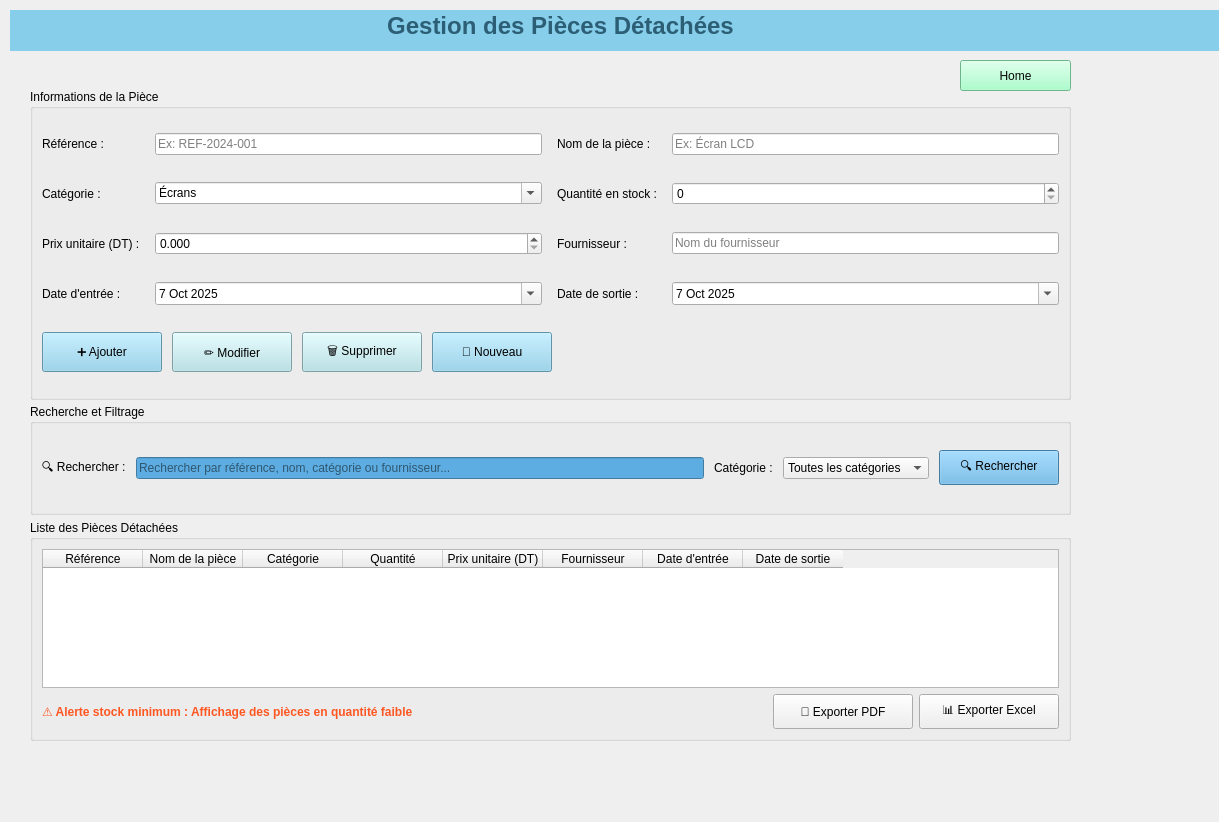
<?xml version="1.0" encoding="UTF-8"?>
<ui version="4.0">
 <class>gestionpiecesdetachees</class>
 <widget class="QWidget" name="gestionpiecesdetachees">
  <property name="geometry">
   <rect>
    <x>0</x>
    <y>0</y>
    <width>1219</width>
    <height>822</height>
   </rect>
  </property>
  <property name="windowTitle">
   <string>Form</string>
  </property>
  <widget class="QStackedWidget" name="stackedWidget">
   <property name="geometry">
    <rect>
     <x>10</x>
     <y>10</y>
     <width>1211</width>
     <height>801</height>
    </rect>
   </property>
   <property name="currentIndex">
    <number>0</number>
   </property>
   <widget class="QWidget" name="page">
    <widget class="QGroupBox" name="groupBoxFormulaire">
     <property name="geometry">
      <rect>
       <x>20</x>
       <y>79</y>
       <width>1041</width>
       <height>311</height>
      </rect>
     </property>
     <property name="title">
      <string>Informations de la Pièce</string>
     </property>
     <layout class="QGridLayout" name="gridLayout_2">
      <property name="horizontalSpacing">
       <number>15</number>
      </property>
      <property name="verticalSpacing">
       <number>12</number>
      </property>
      <item row="0" column="0">
       <widget class="QLabel" name="lblReference_2">
        <property name="text">
         <string>Référence :</string>
        </property>
       </widget>
      </item>
      <item row="2" column="1">
       <widget class="QDoubleSpinBox" name="spinPrix_2">
        <property name="decimals">
         <number>3</number>
        </property>
        <property name="minimum">
         <double>0.000000000000000</double>
        </property>
        <property name="maximum">
         <double>999999.989999999990687</double>
        </property>
       </widget>
      </item>
      <item row="1" column="3">
       <widget class="QSpinBox" name="spinQuantite_2">
        <property name="minimum">
         <number>0</number>
        </property>
        <property name="maximum">
         <number>99999</number>
        </property>
       </widget>
      </item>
      <item row="0" column="3">
       <widget class="QLineEdit" name="txtNom_2">
        <property name="placeholderText">
         <string>Ex: Écran LCD</string>
        </property>
       </widget>
      </item>
      <item row="3" column="2">
       <widget class="QLabel" name="lblDateSortie_2">
        <property name="text">
         <string>Date de sortie :</string>
        </property>
       </widget>
      </item>
      <item row="2" column="3">
       <widget class="QLineEdit" name="txtFournisseur_2">
        <property name="placeholderText">
         <string>Nom du fournisseur</string>
        </property>
       </widget>
      </item>
      <item row="3" column="3">
       <widget class="QDateEdit" name="dateSortie_2">
        <property name="calendarPopup">
         <bool>true</bool>
        </property>
        <property name="date">
         <date>
          <year>2025</year>
          <month>10</month>
          <day>7</day>
         </date>
        </property>
       </widget>
      </item>
      <item row="1" column="0">
       <widget class="QLabel" name="lblCategorie_2">
        <property name="text">
         <string>Catégorie :</string>
        </property>
       </widget>
      </item>
      <item row="1" column="2">
       <widget class="QLabel" name="lblQuantite_2">
        <property name="text">
         <string>Quantité en stock :</string>
        </property>
       </widget>
      </item>
      <item row="2" column="0">
       <widget class="QLabel" name="lblPrix_2">
        <property name="text">
         <string>Prix unitaire (DT) :</string>
        </property>
       </widget>
      </item>
      <item row="4" column="0" colspan="4">
       <layout class="QHBoxLayout" name="horizontalLayout_4">
        <property name="spacing">
         <number>10</number>
        </property>
        <item>
         <widget class="QPushButton" name="btnAjouter_2">
          <property name="minimumSize">
           <size>
            <width>120</width>
            <height>40</height>
           </size>
          </property>
          <property name="styleSheet">
           <string notr="true">background-color: #87CEEB;</string>
          </property>
          <property name="text">
           <string>➕ Ajouter</string>
          </property>
         </widget>
        </item>
        <item>
         <widget class="QPushButton" name="btnModifier_2">
          <property name="minimumSize">
           <size>
            <width>120</width>
            <height>40</height>
           </size>
          </property>
          <property name="styleSheet">
           <string notr="true">background-color: #B0E0E6;</string>
          </property>
          <property name="text">
           <string>✏️ Modifier</string>
          </property>
         </widget>
        </item>
        <item>
         <widget class="QPushButton" name="btnSupprimer_2">
          <property name="minimumSize">
           <size>
            <width>120</width>
            <height>40</height>
           </size>
          </property>
          <property name="styleSheet">
           <string notr="true">background-color: #B0E0E6;</string>
          </property>
          <property name="text">
           <string>🗑️ Supprimer</string>
          </property>
         </widget>
        </item>
        <item>
         <widget class="QPushButton" name="btnNouveau_2">
          <property name="minimumSize">
           <size>
            <width>120</width>
            <height>40</height>
           </size>
          </property>
          <property name="styleSheet">
           <string notr="true">background-color: #87CEEB;</string>
          </property>
          <property name="text">
           <string>🔄 Nouveau</string>
          </property>
         </widget>
        </item>
        <item>
         <spacer name="horizontalSpacer_3">
          <property name="orientation">
           <enum>Qt::Orientation::Horizontal</enum>
          </property>
          <property name="sizeHint" stdset="0">
           <size>
            <width>40</width>
            <height>20</height>
           </size>
          </property>
         </spacer>
        </item>
       </layout>
      </item>
      <item row="3" column="0">
       <widget class="QLabel" name="lblDateEntree_2">
        <property name="text">
         <string>Date d'entrée :</string>
        </property>
       </widget>
      </item>
      <item row="2" column="2">
       <widget class="QLabel" name="lblFournisseur_2">
        <property name="text">
         <string>Fournisseur :</string>
        </property>
       </widget>
      </item>
      <item row="0" column="1">
       <widget class="QLineEdit" name="txtReference_2">
        <property name="placeholderText">
         <string>Ex: REF-2024-001</string>
        </property>
       </widget>
      </item>
      <item row="0" column="2">
       <widget class="QLabel" name="lblNom_2">
        <property name="text">
         <string>Nom de la pièce :</string>
        </property>
       </widget>
      </item>
      <item row="1" column="1">
       <widget class="QComboBox" name="cmbCategorie_2">
        <property name="editable">
         <bool>true</bool>
        </property>
        <item>
         <property name="text">
          <string>Écrans</string>
         </property>
        </item>
        <item>
         <property name="text">
          <string>Batteries</string>
         </property>
        </item>
        <item>
         <property name="text">
          <string>Connecteurs</string>
         </property>
        </item>
        <item>
         <property name="text">
          <string>Câbles</string>
         </property>
        </item>
        <item>
         <property name="text">
          <string>Circuits imprimés</string>
         </property>
        </item>
        <item>
         <property name="text">
          <string>Composants électroniques</string>
         </property>
        </item>
       </widget>
      </item>
      <item row="3" column="1">
       <widget class="QDateEdit" name="dateEntree_2">
        <property name="calendarPopup">
         <bool>true</bool>
        </property>
        <property name="date">
         <date>
          <year>2025</year>
          <month>10</month>
          <day>7</day>
         </date>
        </property>
       </widget>
      </item>
     </layout>
    </widget>
    <widget class="QGroupBox" name="groupBoxRecherche">
     <property name="geometry">
      <rect>
       <x>20</x>
       <y>394</y>
       <width>1041</width>
       <height>111</height>
      </rect>
     </property>
     <property name="title">
      <string>Recherche et Filtrage</string>
     </property>
     <layout class="QHBoxLayout" name="horizontalLayout_5">
      <property name="spacing">
       <number>10</number>
      </property>
      <item>
       <widget class="QLabel" name="lblRecherche_2">
        <property name="text">
         <string>🔍 Rechercher :</string>
        </property>
       </widget>
      </item>
      <item>
       <widget class="QLineEdit" name="txtRecherche_2">
        <property name="styleSheet">
         <string notr="true">background-color: #5DADE2;</string>
        </property>
        <property name="placeholderText">
         <string>Rechercher par référence, nom, catégorie ou fournisseur...</string>
        </property>
       </widget>
      </item>
      <item>
       <widget class="QLabel" name="lblFiltreCategorie_2">
        <property name="text">
         <string>Catégorie :</string>
        </property>
       </widget>
      </item>
      <item>
       <widget class="QComboBox" name="cmbFiltreCategorie_2">
        <item>
         <property name="text">
          <string>Toutes les catégories</string>
         </property>
        </item>
        <item>
         <property name="text">
          <string>Écrans</string>
         </property>
        </item>
        <item>
         <property name="text">
          <string>Batteries</string>
         </property>
        </item>
        <item>
         <property name="text">
          <string>Connecteurs</string>
         </property>
        </item>
        <item>
         <property name="text">
          <string>Câbles</string>
         </property>
        </item>
       </widget>
      </item>
      <item>
       <widget class="QPushButton" name="btnRechercher_2">
        <property name="minimumSize">
         <size>
          <width>120</width>
          <height>35</height>
         </size>
        </property>
        <property name="styleSheet">
         <string notr="true">background-color: #5DADE2;</string>
        </property>
        <property name="text">
         <string>🔍 Rechercher</string>
        </property>
       </widget>
      </item>
     </layout>
    </widget>
    <widget class="QLabel" name="lblTitre">
     <property name="geometry">
      <rect>
       <x>-150</x>
       <y>-10</y>
       <width>1401</width>
       <height>51</height>
      </rect>
     </property>
     <property name="styleSheet">
      <string notr="true">font-size: 24px; font-weight: bold; color: #2C5F75; padding: 15px; background-color: #87CEEB; border-radius: 10px;</string>
     </property>
     <property name="text">
      <string>Gestion des Pièces Détachées</string>
     </property>
     <property name="alignment">
      <set>Qt::AlignmentFlag::AlignCenter</set>
     </property>
    </widget>
    <widget class="QGroupBox" name="groupBoxTableau">
     <property name="geometry">
      <rect>
       <x>20</x>
       <y>510</y>
       <width>1041</width>
       <height>221</height>
      </rect>
     </property>
     <property name="title">
      <string>Liste des Pièces Détachées</string>
     </property>
     <layout class="QVBoxLayout" name="verticalLayout_3">
      <item>
       <widget class="QTableWidget" name="tablePieces_2">
        <property name="editTriggers">
         <set>QAbstractItemView::EditTrigger::NoEditTriggers</set>
        </property>
        <property name="selectionMode">
         <enum>QAbstractItemView::SelectionMode::SingleSelection</enum>
        </property>
        <property name="selectionBehavior">
         <enum>QAbstractItemView::SelectionBehavior::SelectRows</enum>
        </property>
        <property name="sortingEnabled">
         <bool>true</bool>
        </property>
        <column>
         <property name="text">
          <string>Référence</string>
         </property>
        </column>
        <column>
         <property name="text">
          <string>Nom de la pièce</string>
         </property>
        </column>
        <column>
         <property name="text">
          <string>Catégorie</string>
         </property>
        </column>
        <column>
         <property name="text">
          <string>Quantité</string>
         </property>
        </column>
        <column>
         <property name="text">
          <string>Prix unitaire (DT)</string>
         </property>
        </column>
        <column>
         <property name="text">
          <string>Fournisseur</string>
         </property>
        </column>
        <column>
         <property name="text">
          <string>Date d'entrée</string>
         </property>
        </column>
        <column>
         <property name="text">
          <string>Date de sortie</string>
         </property>
        </column>
       </widget>
      </item>
      <item>
       <layout class="QHBoxLayout" name="horizontalLayout_6">
        <item>
         <widget class="QLabel" name="lblAlerteStock_2">
          <property name="styleSheet">
           <string notr="true">color: #FF5722; font-weight: bold;</string>
          </property>
          <property name="text">
           <string>⚠️ Alerte stock minimum : Affichage des pièces en quantité faible</string>
          </property>
         </widget>
        </item>
        <item>
         <spacer name="horizontalSpacer_4">
          <property name="orientation">
           <enum>Qt::Orientation::Horizontal</enum>
          </property>
          <property name="sizeHint" stdset="0">
           <size>
            <width>40</width>
            <height>20</height>
           </size>
          </property>
         </spacer>
        </item>
        <item>
         <widget class="QPushButton" name="btnExportPDF_2">
          <property name="minimumSize">
           <size>
            <width>140</width>
            <height>35</height>
           </size>
          </property>
          <property name="text">
           <string>📄 Exporter PDF</string>
          </property>
         </widget>
        </item>
        <item>
         <widget class="QPushButton" name="btnExportExcel_2">
          <property name="minimumSize">
           <size>
            <width>140</width>
            <height>35</height>
           </size>
          </property>
          <property name="text">
           <string>📊 Exporter Excel</string>
          </property>
         </widget>
        </item>
       </layout>
      </item>
     </layout>
    </widget>
    <widget class="QPushButton" name="pushButton">
     <property name="geometry">
      <rect>
       <x>950</x>
       <y>50</y>
       <width>111</width>
       <height>31</height>
      </rect>
     </property>
     <property name="styleSheet">
      <string notr="true">background-color: rgb(148, 255, 191);
color: rgb(7, 7, 7);</string>
     </property>
     <property name="text">
      <string>Home</string>
     </property>
    </widget>
   </widget>
  </widget>
 </widget>
 <resources/>
 <connections/>
</ui>
